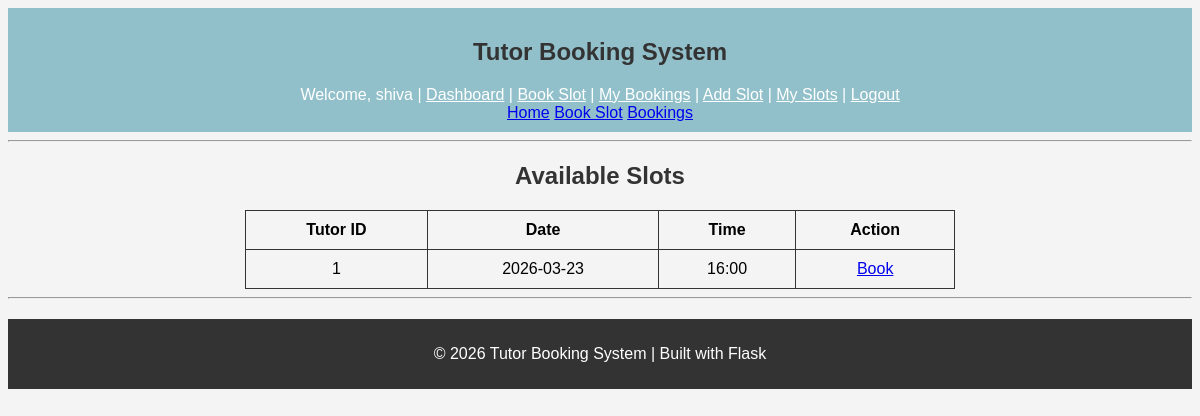
The page /all-slots (signed in) on the database as committed earlier.
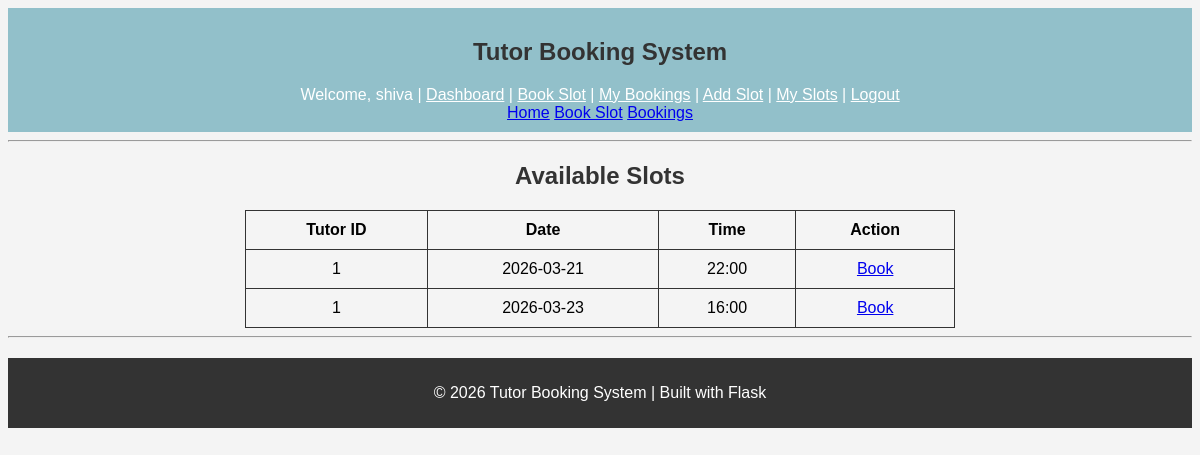
The same page on the database as committed later.
### tables this page shows
CREATE TABLE slots (
        id INTEGER PRIMARY KEY AUTOINCREMENT,
        tutor_id INTEGER,
        date TEXT,
        time TEXT,
        is_booked INTEGER DEFAULT 0,
        FOREIGN KEY (tutor_id) REFERENCES users (id)
    );

### app.py (the view)
@app.route('/all-slots')
def all_slots():
    if 'user_id' not in session:
        return redirect('/login')
    if session['role'] not in ['student', 'admin']:
        return "Access Denied ❌"
    conn = get_db_connection()
    cursor = conn.cursor()
    cursor.execute('''
        SELECT * FROM slots WHERE is_booked = 0
    ''')
    slots = cursor.fetchall()
    conn.close()
    return render_template('all_slots.html', slots=slots)

### models.py (called while the page is built)
def get_db_connection():
    conn = sqlite3.connect('database.db')
    conn.row_factory = sqlite3.Row
    return conn

### templates/all_slots.html (shortened to what this page needs)
<!DOCTYPE html>
{% extends 'base.html' %}
{% block content %}
<html>
<head>
</head>
<body>
    <h2>Available Slots</h2>
    <table border="1">
        <tr>
            <th>Tutor ID</th>
            <th>Date</th>
            <th>Time</th>
            <th>Action</th>
        </tr>
        {% for slot in slots %}
        <tr>
            <td>{{ slot['tutor_id'] }}</td>
            <td>{{ slot['date'] }}</td>
            <td>{{ slot['time'] }}</td>
            <td>
                <a href="/book/{{ slot['id'] }}">Book</a>
            </td>
        </tr>
        {% endfor %}
    </table>
</body>
</html>
{% endblock %}

Rows that differ between the two databases and show on the page:
now on this page (row edited): slots: tutor_id "1", date "2026-03-21", time "22:00"
